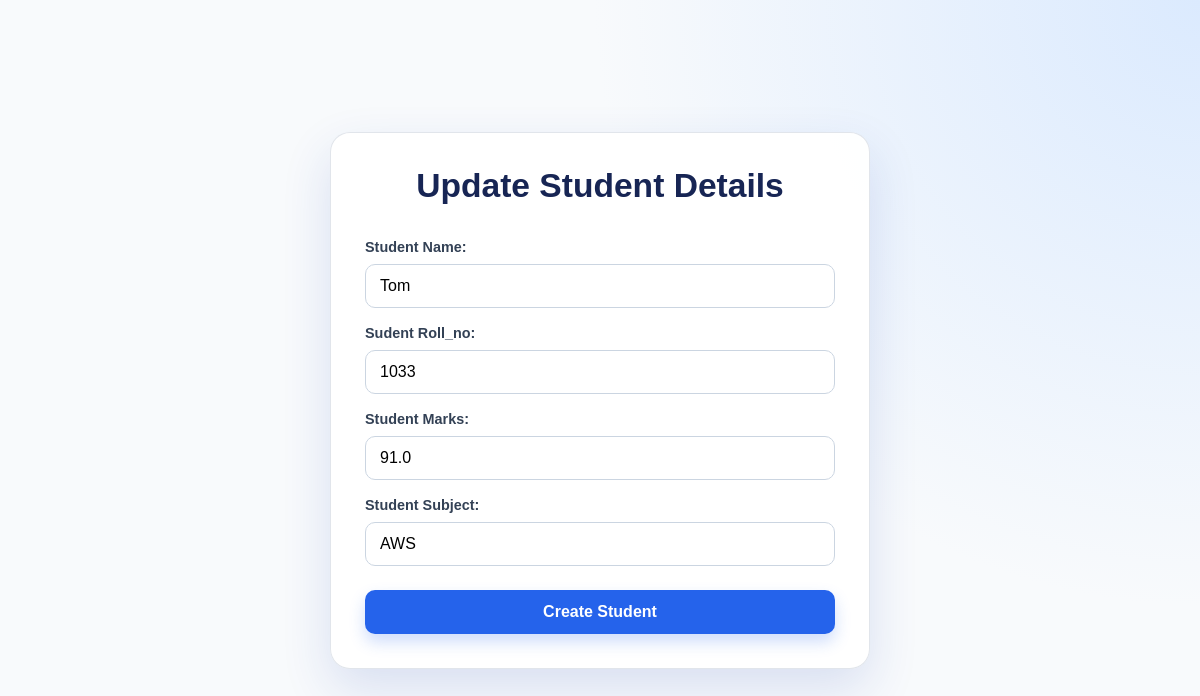
The page /update/8/ on the database its author committed.
### student/models.py (models this page shows, shortened)
class Student(models.Model):
    name = models.CharField(max_length=50)
    roll_no = models.IntegerField(unique=True)
    marks = models.FloatField()
    subject = models.CharField(max_length=100)

### student/views.py (the view, shortened to what this page needs)
# urls.py: path('update/<int:student_id>/',views.update,name = 'update'),
def update(request,student_id):
    try:
        student = Student.objects.get(id = student_id)
    except Student.DoesNotExist:
        return HttpResponse('<h1>Not Found<h1>')
    context = {"student":student,'op':"update"}
    return render(request,'update.html',context)

### student/templates/update.html (shortened to what this page needs)
{% extends 'base.html' %}
{% load static %}
{% block head %}
<link rel="stylesheet" href="{% static 'css/update.css' %}">
{% endblock head %}
{% block content %}
<section class="update-page">
    <div class="main update-card">
        <h1>Update Student Details</h1>
        <div class="form">
            {% include 'partials/forms.html' %}
        </div>
    </div>
</section>
{% endblock content %}

### student/templates/partials/forms.html (shortened to what this page needs)
<form action="" method="post">
    <label for="">Student Name:</label>
    <input type="text" name="name" id="" placeholder="Enter student name" value="{{ student.name }}">
    <label for="">Sudent Roll_no:</label>
    <input type="number" name="roll_no" id="" placeholder="Enter Student Roll-No" value="{{ student.roll_no }}">
    <label for="">Student Marks: </label>
    <input type="number" name="marks"  placeholder="Enter Student Marks" id="" value="{{ student.marks}}">
    <label for="">Student Subject:</label>
    <input type="text" placeholder="Student Subject" name="subject" id="" value="{{ student.subject }}">
    <button type="submit"> Create Student </button>
</form>

### student/static/css/update.css (style rules this page uses)
* { box-sizing: border-box; }
body { margin: 0; min-height: 100vh; font-family: Arial, sans-serif; color: #172554; background: radial-gradient(circle at top right, #dbeafe, transparent 42%), #f8fafc; }
.update-page { display: grid; min-height: 100vh; padding: 36px 20px; place-items: center; }
.update-card { width: min(100%, 540px); padding: 34px; background: rgba(255, 255, 255, .95); border: 1px solid rgba(148, 163, 184, .28); border-radius: 20px; box-shadow: 0 20px 50px rgba(30, 64, 175, .14); animation: slide-in .6s cubic-bezier(.2, .8, .2, 1) both; }
.update-card h1 { margin: 0 0 26px; font-size: clamp(1.65rem, 4vw, 2.1rem); text-align: center; }
.form form { display: grid; gap: 9px; }
.form label { margin-top: 8px; font-size: .9rem; font-weight: 700; color: #334155; }
.form input { width: 100%; padding: 12px 14px; border: 1px solid #cbd5e1; border-radius: 10px; font: inherit; outline: none; transition: border-color .2s ease, box-shadow .2s ease, transform .2s ease; }
.form button { margin-top: 15px; padding: 13px; border: 0; border-radius: 10px; color: #fff; background: #2563eb; box-shadow: 0 8px 16px rgba(37, 99, 235, .22); cursor: pointer; font: inherit; font-weight: 700; transition: transform .2s ease, background-color .2s ease, box-shadow .2s ease; }

### rows shown on the page
Student: name "Tom", roll_no "1033", marks "91.0", subject "AWS"
